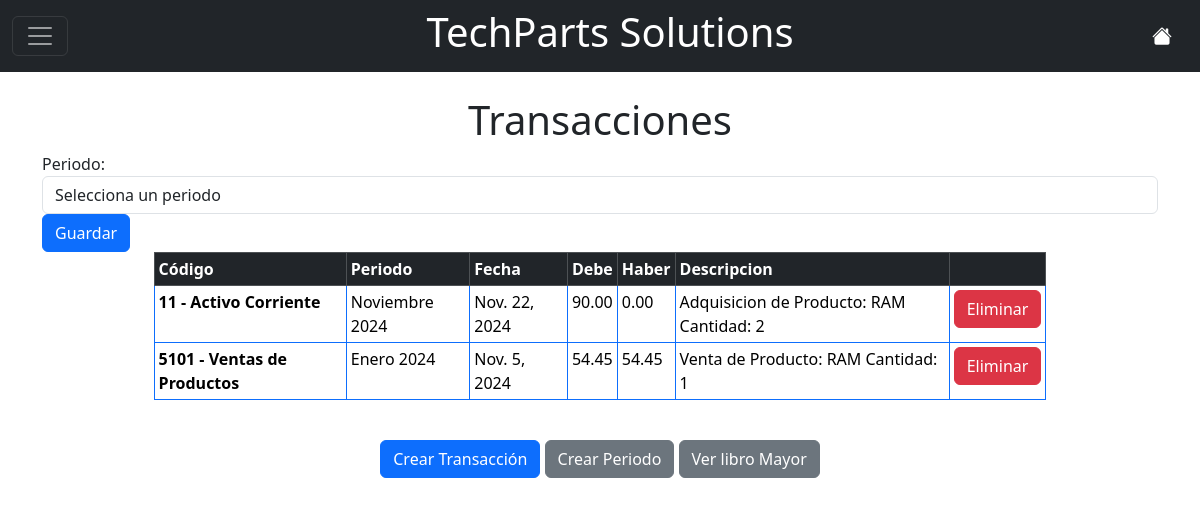
Before: /transacciones/ (signed in) with the older database file.
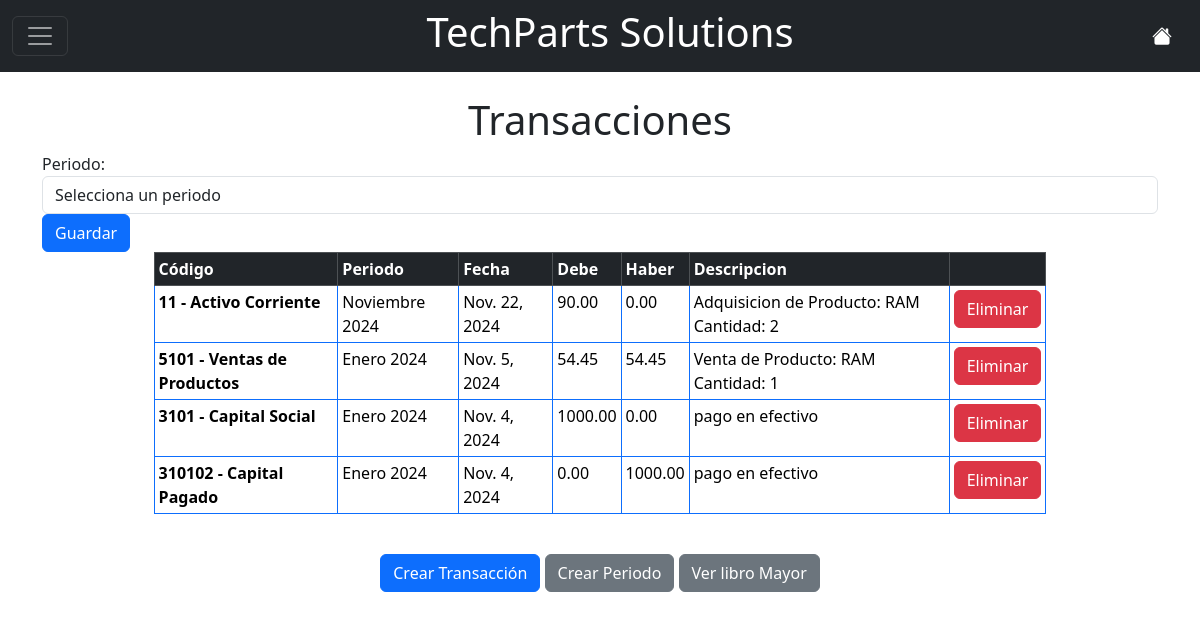
After: the same page with the newer database file.
### Contabilidad/models.py (models this page shows, shortened)
class Transaccion(models.Model):
    cuenta = models.ForeignKey(Cuenta, on_delete=models.CASCADE)  # Relación con el modelo Cuenta
    periodo = models.ForeignKey(Periodo, on_delete=models.CASCADE)  # Relación con el modelo Periodo
    fecha = models.DateField()
    debe = models.DecimalField(max_digits=10, decimal_places=2,default=0)  # Monto del debe
    haber = models.DecimalField(max_digits=10, decimal_places=2,default=0)  # Monto del haber
    descripcion = models.CharField(max_length=255, blank=True, null=True)  # Descripción opcional

class Cuenta(models.Model):
    codigo = models.CharField(max_length=10, unique=True)  # Código de hasta 10 dígitos
    nombre = models.CharField(max_length=255)
    tipo = models.CharField(max_length=50, choices=[
        ('ACTIVO', 'Activo'),
        ('PASIVO', 'Pasivo'),
        ('PATRIMONIO', 'Patrimonio'),
        ('INGRESOS', 'Ingresos'),
        ('GASTOS', 'Gastos'),
        ('RESULTADO_DEUDOR', 'Cuentas de Resultado Deudoras'),
        ('RESULTADO_ACREEDOR', 'Cuentas de Resultado Acreedoras'),
        ('CIERRE', 'Cuenta de Cierre'),
        ('ORDEN', 'Cuentas de Orden')
    ])
    nivel = models.PositiveIntegerField()  # Para saber si es de 1, 2, 4, 6, 8 o 10 dígitos
    parent = models.ForeignKey('self', null=True, blank=True, related_name='subcuentas', on_delete=models.CASCADE)
    def __str__(self):
        return f"{self.codigo} - {self.nombre}"
    class Meta:
        verbose_name_plural = "Cuentas"

class Periodo(models.Model):
    MESES = [
        (1, "Enero"),
        (2, "Febrero"),
        (3, "Marzo"),
        (4, "Abril"),
        (5, "Mayo"),
        (6, "Junio"),
        (7, "Julio"),
        (8, "Agosto"),
        (9, "Septiembre"),
        (10, "Octubre"),
        (11, "Noviembre"),
        (12, "Diciembre"),
    ]
    mes = models.PositiveSmallIntegerField(choices=MESES, default=1)  # Valor por defecto para mes
    ano = models.PositiveIntegerField(default=2024)  # Valor por defecto para año
    def __str__(self):
        return f"{self.get_mes_display()} {self.ano}"
    class Meta:
        verbose_name_plural = "Periodos"
        unique_together = ('mes', 'ano')  # Evita duplicados  # Evita que se dupliquen el mismo mes y año

### Contabilidad/views.py (the view)
# urls.py: path('transacciones/', views.transaccion, name='transacciones'),
@login_required(login_url='/signin/')
def transaccion(request):
    if request.method == 'POST':
        periodo = request.POST['periodo']
        transacciones = Transaccion.objects.filter(periodo_id=periodo)
        Periodos = Periodo.objects.all().values('id','mes','ano')
        context = {
            'Transacciones':transacciones,
            'Periodos':Periodos
        }
        return render(request,'transaccion.html',context)
    else:
        Transacciones = Transaccion.objects.all()
        Periodos = Periodo.objects.all()
        contex = {
            'Transacciones':Transacciones,
            'Periodos':Periodos
        }
        return render(request,'transaccion.html',contex)

### Contabilidad/templates/transaccion.html (shortened to what this page needs)
    {% extends "nav.html" %}
    {% block content %}
    <div class="container my-4">
        <h1 class="text-center">Transacciones</h1>
        <div class="table-responsive">
            <form action="{% url 'transacciones' %}" method="POST">
                <div class="form-group">
                    <label for="periodo">Periodo:</label>
                    <select name="periodo" id="periodo" class="form-control" required>
                        <option value="">Selecciona un periodo</option>
                    </select>
                </div>
                <button type="submit" class="btn btn-primary">
                    Guardar
                </button>
            </form>
            <table class="table table-bordered border-primary table-sm mx-auto" style="width: 80%;">
                <thead class="table-dark">
                    <tr>
                        <th scope="col">Código</th>
                        <th scope="col">Periodo</th>
                        <th scope="col">Fecha</th>
                        <th scope="col">Debe</th>
                        <th scope="col">Haber</th>
                        <th scope="col">Descripcion</th>
                        <th scope="col"></th>
                    </tr>
                </thead>
                <tbody>
                    {% for Transaccion in Transacciones %}
                    <tr>
                        <th scope="row">{{Transaccion.cuenta}}</th>
                        <td>{{Transaccion.periodo}}</td>
                        <td>{{Transaccion.fecha}}</td>
                        <td>{{Transaccion.debe}}</td>
                        <td>{{Transaccion.haber}}</td>
                        <td>{{Transaccion.descripcion}}</td>
                        <td><a href="eliminarTransaccion/{{Transaccion.id}}"><button type="button" class="btn btn-danger">Eliminar</button></a></td>
                    </tr>
                    {% endfor %}
                </tbody>
            </table>
        </div>
    </div>
    <div class="text-center my-4">
        <a href="{% url 'agregarTransaccion' %}"><button type="button" class="btn btn-primary">Crear Transacción</button></a>
        <a href="{% url 'agregarPeriodo' %}"><button type="button" class="btn btn-secondary">Crear Periodo</button></a>
        <a href="{% url 'libro'%}"><button type="button" class="btn btn-secondary">Ver libro Mayor</button></a>
    </div>
    {% endblock %}

Changed rows visible on the page:
added Transaccion: cuenta "3101 - Capital Social", periodo "Enero 2024", fecha "Nov. 4, 2024", debe "1000.00", haber "0.00", descripcion "pago en efectivo"
added Transaccion: cuenta "310102 - Capital Pagado", periodo "Enero 2024", fecha "Nov. 4, 2024", debe "0.00", haber "1000.00", descripcion "pago en efectivo"
